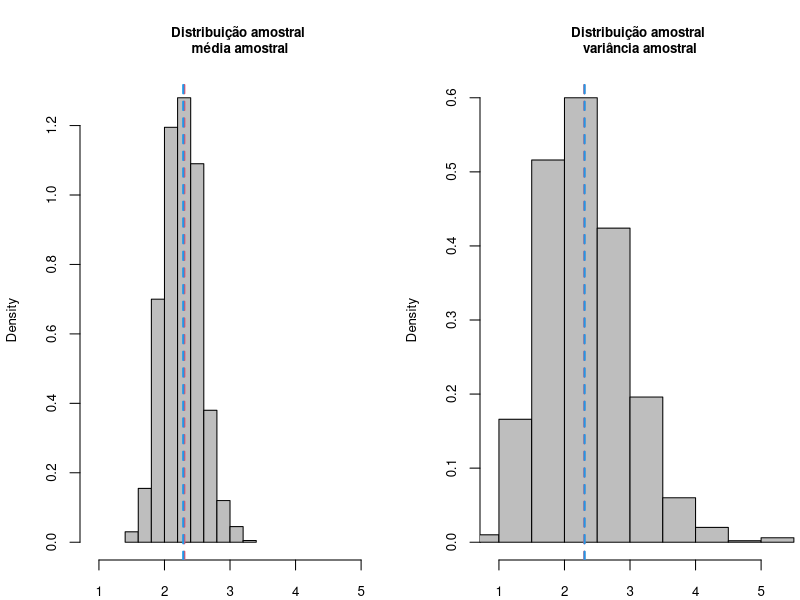

The R script that drew this image: (Note: this script raises an error after producing the figure.)
## ---- chunk 1
lambda <- log(10)  # lambda real (desconhecido)
nS     <- 1000     # no. de a.a's coletadas
nobs   <- 30       # no. de obs. em cada amostra 
                   # (tamanho da a.a.)

# (1) obteção das amostras aleatórias
aa <- matrix(rpois(nobs*nS, lambda), 
               ncol = nobs) 
# cada uma das 'nS' linhas recebe 
# uma amostra de tamanho 'nobs'

# (2) cálculo das estatisticas para as amostras
X_bar <- apply(aa, 1, mean)
Sn2   <- apply(aa, 1, var) 

# (3) distribuição amostral das estatisticas
par(mfrow = c(1,2),
    mar=c(2,4,4,0),
    cex.lab = 0.8, cex.axis = 0.8, cex.main = 0.8)
hist(X_bar, freq = FALSE, col = "gray",
     xlim=range(X_bar, Sn2),
     xlab = "",
     main = "Distribuição amostral \nmédia amostral")
abline(v = lambda, col = 2,      # lambda "real" 
       lty = "dashed", lwd = 2)  # em  vermelho
abline(v = mean(X_bar), col = 4, # media dist. amost.
       lty = "dashed", lwd = 2)  # em  azul

hist(Sn2, freq = FALSE, col = "gray",
      xlim=range(X_bar, Sn2),
     xlab = "",
     main = "Distribuição amostral \nvariância amostral")
abline(v = lambda, col = 2,      # lambda "real" 
       lty = "dashed", lwd = 2)  # em  vermelho
abline(v = mean(Sn2), col = 4,   # media dist. amost.
       lty = "dashed", lwd = 2)  # em  azul
## ---- chunk 2
knitr::include_graphics("img/biased-estimator.png")
## ---- chunk 3
# (3) distribuição amostral das estatisticas
par(mfrow = c(1,2),
    mar=c(3,4,3,0),
    cex.lab = 0.8, cex.axis = 0.8, cex.main = 0.8)
hist(X_bar, freq = FALSE, col = "gray",
     xlim=range(X_bar, Sn2),
     xlab = "",
     main = "Distribuição amostral \nmédia amostral")
abline(v = lambda, col = 2,      # lambda "real" 
       lty = "dashed", lwd = 2)  # em  vermelho
abline(v = mean(X_bar), col = 4, # media dist. amost.
       lty = "dashed", lwd = 2)  # em  azul
mtext(paste("variância amostral: ", round(var(X_bar), digits = 4)), 
      side = 1, line = 2, cex = 0.8 )

hist(Sn2, freq = FALSE, col = "gray",
      xlim=range(X_bar, Sn2),
     xlab = "",
     main = "Distribuição amostral \nvariância amostral")
abline(v = lambda, col = 2,      # lambda "real" 
       lty = "dashed", lwd = 3)  # em  vermelho
abline(v = mean(Sn2), col = 4,   # media dist. amost.
       lty = "dashed", lwd = 3)  # em  azul
mtext(paste("variância amostral: ", round(var(Sn2), digits = 4)), 
      side = 1, line = 2, cex = 0.8 )
## ---- chunk 4
knitr::include_graphics("img/efficient-estimator.png")
## ---- chunk 5
lambda <- log(10)  # lambda real (desconhecido)
po <- exp(-lambda) # po real (desconhecido)

# Define Estimadores (funcoes de a.a.'s)
# Estimador freq. relativa de 0's
S_fcn <- function(x) return(sum(x == 0)/length(x))
# Estimador e^{-X_bar}
W_fcn <- function(x) return(exp(-mean(x)))

# (2) cálculo das estatisticas para as amostras
S_hat <- apply(aa, 1, S_fcn)
W_hat <- apply(aa, 1, W_fcn) 

# (3) distribuição amostral das estatisticas
par(mfrow = c(1,2),
    mar=c(2,4,4,0),
    cex.lab = 0.8, cex.axis = 0.8, cex.main = 0.8)
hist(S_hat, freq = FALSE, #col = "gray",
     xlim=range(S_hat, W_hat),
     xlab = "",
     main = "Distribuição amostral \nestatística S")
abline(v = po, col = 2,          # lambda "real" 
       lty = "dashed", lwd = 2)  # em  vermelho
abline(v = mean(S_hat), col = 4, # media dist. amost.
       lty = "dashed", lwd = 2)  # em  azul

hist(W_hat, freq = FALSE, #col = "gray",
      xlim=range(S_hat, W_hat),
     xlab = "",
     main = "Distribuição amostral \nestatística W")
abline(v = po, col = 2,      # lambda "real" 
       lty = "dashed", lwd = 2)  # em  vermelho
abline(v = mean(W_hat), col = 4,# media dist. amost.
       lty = "dashed", lwd = 2)  # em  azul
## ---- chunk 6
knitr::include_graphics("img/consistent-estimator.png")
## ---- chunk 7
lambda <- log(10)  # lambda real
po <- exp(-lambda) # po real

# Valor esperado do estimador e^{-X_bar}
W_expectation <- function(x, lambda){ 
  return(exp(-(x*lambda)*(1-exp(-1/x))))
  }
par(mar = c(4,4,0,0), cex.lab = 0.8)
# Gráfico de W_fcn
plot(W_expectation(1:100, lambda), type="l",
     col = "gray", lwd = 3,
     ylab = "E [ W(n) ]",
     xlab = "tamanho da amostra, n",
     main = "")
abline(h = po, col = 2,          # po "real" 
       lty = "dashed", lwd = 2)  # em  vermelho
## ---- chunk 8
knitr::include_graphics("img/MSE.png")
